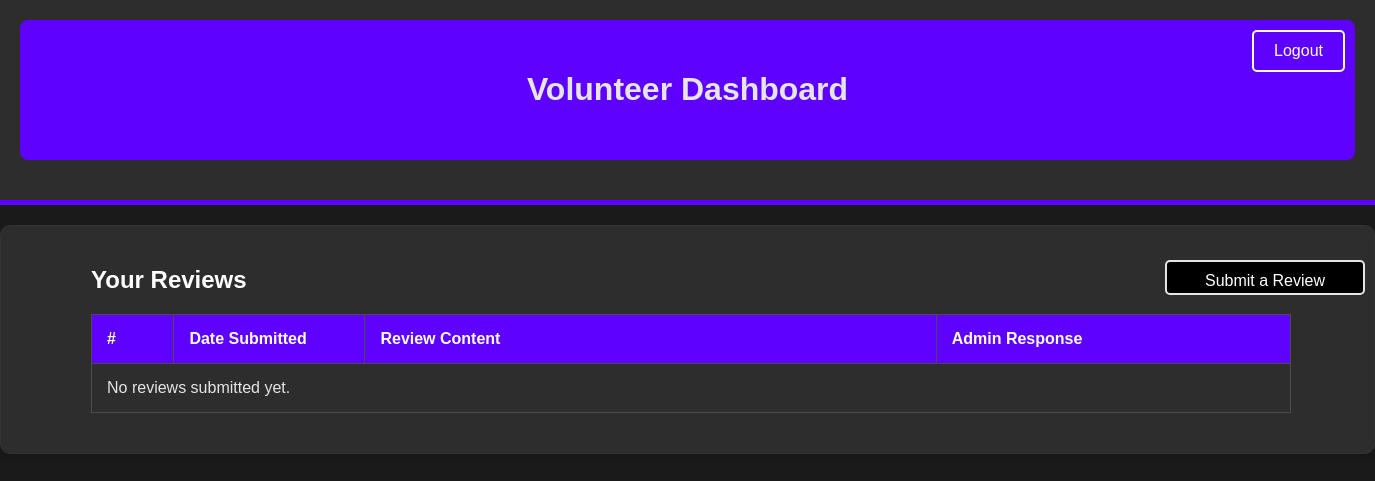
The page /reviews/volunteer_page (signed in) on the database as committed earlier.
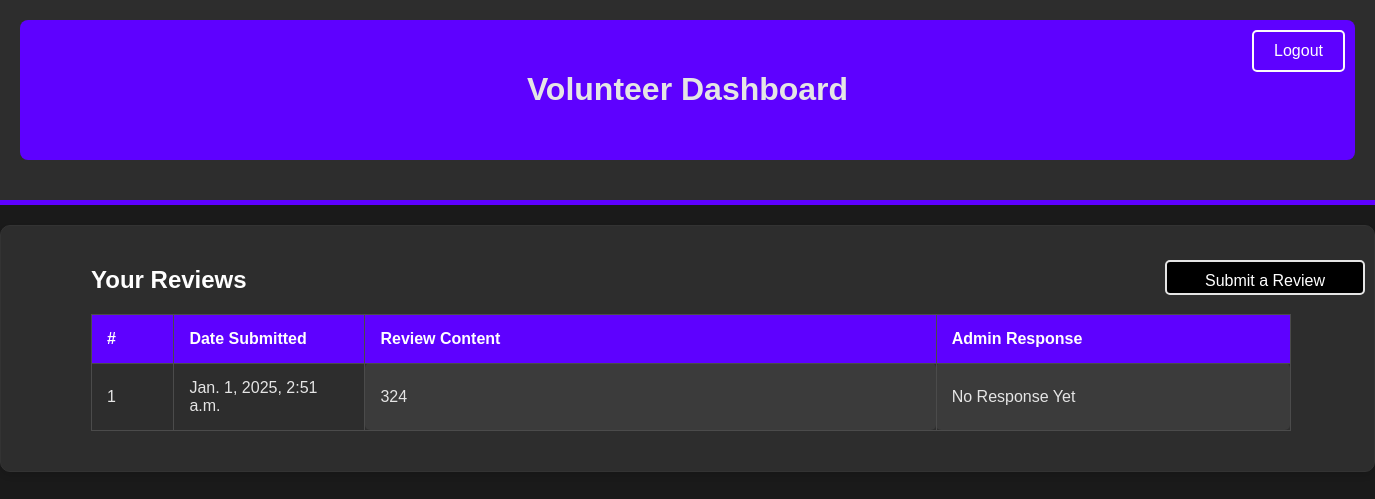
The same page on the database as committed later.
### reviews/models.py (models this page shows, shortened)
class Review(models.Model):
    Rating = models.IntegerField( validators = [MinValueValidator(1), MaxValueValidator(10)],help_text="(1-10)",null=True,editable = True)
    Volunteer = models.ForeignKey(User, on_delete=models.CASCADE, related_name='reviews',editable = True)  # one to many relationship: one user can make many reviews
    Department = models.CharField(max_length = 50,editable = True)
    Review_Content = models.TextField(editable = True)  # Store the review content (text)
    Date_Submitted = models.DateTimeField(auto_now_add=True,editable = True)  # Automatically set the current date/time when the review is created
    Sentiment = models.TextField(editable = False)
    Volunteer_First_Name = models.CharField(max_length=50, editable=False, null=True, blank = True)
    Volunteer_Last_Name = models.CharField(max_length=50, editable=False, null=True, blank = True)
    Admin_Response = models.TextField(blank=True, null=True)  # New field
    class Meta:
        ordering = ['Date_Submitted','-Rating']
        permissions = [('can_create_review','Can create a review'),
                       ('can_edit_review,','Can edit a review'),
                        ('can_view_review','Can view reviews')]

### reviews/views.py (the view)
# urls.py: path('volunteer_page', views.volunteer_page, name='volunteer_page'),
@login_required
def volunteer_page(request):
    if request.method =='POST':
        form = ReviewForm(request.POST)
        print(form.errors)
        if form.is_valid():
            review = form.save(commit=False)
            review.Volunteer = request.user
            review.Volunteer_First_Name = request.user.first_name
            review.Volunteer_Last_Name = request.user.first_name
            review_content = form.cleaned_data['Review_Content']
            blob = TextBlob(review_content)
            polarity = blob.sentiment.polarity
            review.Sentiment = 'Positive' if polarity > 0 else 'Negative' if polarity < 0 else 'Neutral'
            review.save()
            user_reviews = Review.objects.filter(Volunteer=request.user)
            context = {
                'form': form,
                'user_reviews': user_reviews,
            }
            return redirect('volunteer_page') #redirect after submission
    else:
        form = ReviewForm()
    user_reviews = Review.objects.filter(Volunteer=request.user)
    admin_responses = Review.objects.filter(Volunteer=request.user).exclude(Admin_Response__isnull=True)
    context = {
        'form': form,
        'user_reviews': user_reviews,
        'admin_responses':admin_responses,
    }
    return render(request, 'volunteer/volunteer_home_page.html',context)

### reviews/templates/volunteer/volunteer_home_page.html (shortened to what this page needs)
<!DOCTYPE html>
<html lang="en">
<head>
</head>
<body>
    <div class="container">
        <header class="header">
            <div class="header-bg">
                <h1>Volunteer Dashboard</h1>
                <div class="button-container">
                    <a href="{% url 'logout' %}" class="btn logout-btn">Logout</a>
                    <button class="btn submit-btn" id="showFormBtn">Submit a Review</button>
                </div>
            </div>
        </header>
        <div class="reviews-container">
            <h2>Your Reviews</h2>
            <table class="reviews-table">
                <thead>
                    <tr>
                        <th>#</th>
                        <th>Date Submitted</th>
                        <th>Review Content</th>
                        <th>Admin Response</th>
                    </tr>
                </thead>
                <tbody>
                    {% for review in user_reviews %}
                        <tr>
                            <td>{{ forloop.counter }}</td>
                            <td>{{ review.Date_Submitted }}</td>
                            <td class="scrollable-content">{{ review.Review_Content }}</td>
                            <td class="scrollable-content">{% if review.Admin_Response %}{{ review.Admin_Response }}{% else %}No Response Yet{% endif %}</td>
                        </tr>
                    {% empty %}
                        <tr>
                            <td colspan="4">No reviews submitted yet.</td>
                        </tr>
                    {% endfor %}
                </tbody>
            </table>
        </div>
    </div>
</body>
</html>

Rows that differ between the two databases and show on the page:
added Review: Date_Submitted "Jan. 1, 2025, 2:51 a.m.", Review_Content "324", shows "No Response Yet"
Other text that changed with them:
text no longer shown: "No reviews submitted yet."
